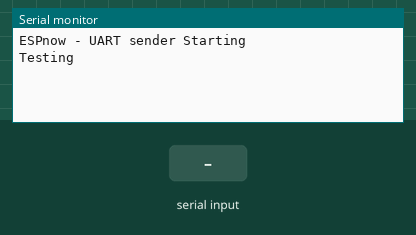
Simulated run of this sketch. Board: ESP32. Shown: the last lines printed to the serial monitor. Inputs (shaded band) come from the test bench.

Above: at 1.2 s.
1.3 s: "1\n" received over the second serial link
At 2.5 s:
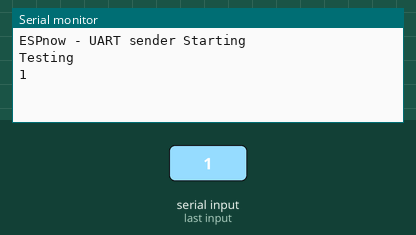
2.8 s: "0\n" received over the second serial link
At 3.7 s:
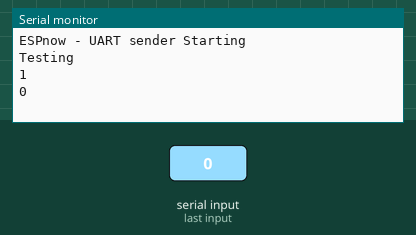

The sketch:

most-basic-uart-sketch.ino
```cpp
#include <HardwareSerial.h>


// Trying using serial2 instead
// Note I belive Hardware serial used a callback function, but the operation of this was unclear and if this method works with a simple loop, and no additional library it seems like the most sensible way of doing it.
//HardwareSerial mySerial(0);  // define a Serial for UART1
//const int MySerialRX = 3;
//const int MySerialTX = 1;

const int MySerialRX = 16;
const int MySerialTX = 17;

#define STRUCT_MSG_SIZE 150
#define UART_MSG_SIZE 150

char inputString[STRUCT_MSG_SIZE];  // specify max length of 32 chars? bytes?
char overflowBuffer[STRUCT_MSG_SIZE];
bool stringComplete;


#define PRINT_UART_RX true


byte byteCount = 0;
byte strLength;

/*
  SerialEvent occurs whenever a new data comes in the hardware serial RX. This
  routine is run between each time loop() runs, so using delay inside loop can
  delay response. Multiple bytes of data may be available.
*/


void trimCharArray(char *inArray) {
  char nullChar[2] = "\0";             // This must be 2 char long
  int index = strcspn(inArray, "\n");  // Find the location of the newline char
  inArray[index] = *nullChar;
}


void serialEvent() {
//  Serial.println("function called");
  // here we could use our MySerial normally
  while (Serial2.available() > 0) {
   // Serial.println("Serial2 Available");
    // uint8_t byteFromSerial = MySerial.read();
    char inChar = (char)Serial2.read();
    //  Serial.print(inChar);
    //  Serial.print("  byteCount: ");
    //  Serial.println(byteCount);
    // add it to the inputString:
    if (byteCount <= STRUCT_MSG_SIZE) {
      inputString[byteCount] = inChar;  // Compiler has issue with this line
      byteCount++;                      // if the incoming character is a newline, set a flag so the main loop can
      strLength = byteCount;
    } else {
      Serial.print("ESP32: UART Message Exceeds Buffer Size, filling overflow ");
      overflowBuffer[byteCount = STRUCT_MSG_SIZE];
    }

    // do something about it:
    if (inChar == '\n' or byteCount >= UART_MSG_SIZE) {  // if null character reached or buffer is filled, then string is completed
      stringComplete = true;
      byteCount = 0;
      //  Serial.println("\n\nUART Data Received: ");
      trimCharArray(inputString);  // added 22/05/2024
#if PRINT_UART_RX == true
      Serial.println(inputString);
#endif
    }
  }
}


void setup() {
  Serial.begin(115200);
  Serial.println("ESPnow - UART sender Starting");
  Serial2.begin(115200, SERIAL_8N1, MySerialRX, MySerialTX);
  Serial.println("Testing");
}


void loop() {
  // Serial.println("Testing");
  serialEvent();
}
```

Measured:
- after the input at 1.3 s, the serial monitor: prints a new line at once (image 1)
- after the input at 2.8 s, the serial monitor: prints a new line at once (image 2)
